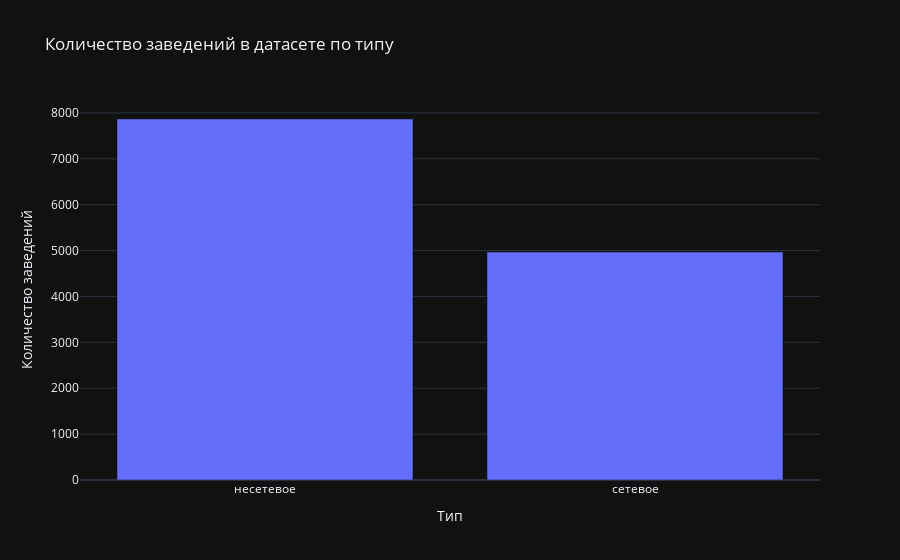

The notebook cell this image was saved under:
### Code cell
fig = px.bar(chain_tmp,
             x='is_chain',
             y='count',
             title='Количество заведений в датасете по типу',
             labels={'is_chain': 'Тип', 'count': 'Количество заведений'})

fig.update_traces(hovertemplate='Тип заведения: %{x}<br>Количество: %{y}')
fig.show()

### Figure 1 — Plotly figure (JSON) as saved in the notebook; plotly's stock layout.template omitted (floating-point values rounded to 4 significant figures)
{"data": [{"alignmentgroup": "True", "hovertemplate": "Тип заведения: %{x}<br>Количество: %{y}", "legendgroup": "", "marker": {"color": "#636efa", "pattern": {"shape": ""}}, "name": "", "offsetgroup": "", "orientation": "v", "showlegend": false, "textposition": "auto", "x": ["несетевое", "сетевое"], "xaxis": "x", "y": [7868, 4967], "yaxis": "y", "type": "bar"}], "layout": {"xaxis": {"anchor": "y", "domain": [0.0, 1.0], "title": {"text": "Тип"}}, "yaxis": {"anchor": "x", "domain": [0.0, 1.0], "title": {"text": "Количество заведений"}}, "legend": {"tracegroupgap": 0}, "title": {"text": "Количество заведений в датасете по типу"}, "barmode": "relative"}}
